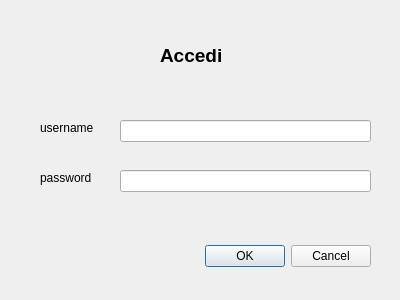
<?xml version="1.0" encoding="UTF-8"?>
<ui version="4.0">
 <class>Login</class>
 <widget class="QDialog" name="Login">
  <property name="geometry">
   <rect>
    <x>0</x>
    <y>0</y>
    <width>400</width>
    <height>300</height>
   </rect>
  </property>
  <property name="windowTitle">
   <string>Login</string>
  </property>
  <widget class="QDialogButtonBox" name="buttonBox">
   <property name="geometry">
    <rect>
     <x>30</x>
     <y>240</y>
     <width>341</width>
     <height>32</height>
    </rect>
   </property>
   <property name="orientation">
    <enum>Qt::Horizontal</enum>
   </property>
   <property name="standardButtons">
    <set>QDialogButtonBox::Cancel|QDialogButtonBox::Ok</set>
   </property>
  </widget>
  <widget class="QLabel" name="label">
   <property name="geometry">
    <rect>
     <x>160</x>
     <y>30</y>
     <width>111</width>
     <height>51</height>
    </rect>
   </property>
   <property name="font">
    <font>
     <pointsize>14</pointsize>
     <weight>75</weight>
     <bold>true</bold>
    </font>
   </property>
   <property name="text">
    <string>Accedi</string>
   </property>
  </widget>
  <widget class="QLabel" name="label_2">
   <property name="geometry">
    <rect>
     <x>40</x>
     <y>120</y>
     <width>71</width>
     <height>16</height>
    </rect>
   </property>
   <property name="text">
    <string>username</string>
   </property>
  </widget>
  <widget class="QLabel" name="label_3">
   <property name="geometry">
    <rect>
     <x>40</x>
     <y>170</y>
     <width>71</width>
     <height>16</height>
    </rect>
   </property>
   <property name="text">
    <string>password</string>
   </property>
  </widget>
  <widget class="QLineEdit" name="lineEdit">
   <property name="geometry">
    <rect>
     <x>120</x>
     <y>120</y>
     <width>251</width>
     <height>22</height>
    </rect>
   </property>
  </widget>
  <widget class="QLineEdit" name="lineEdit_2">
   <property name="geometry">
    <rect>
     <x>120</x>
     <y>170</y>
     <width>251</width>
     <height>22</height>
    </rect>
   </property>
  </widget>
 </widget>
 <resources/>
 <connections>
  <connection>
   <sender>buttonBox</sender>
   <signal>accepted()</signal>
   <receiver>Login</receiver>
   <slot>accept()</slot>
   <hints>
    <hint type="sourcelabel">
     <x>248</x>
     <y>254</y>
    </hint>
    <hint type="destinationlabel">
     <x>157</x>
     <y>274</y>
    </hint>
   </hints>
  </connection>
  <connection>
   <sender>buttonBox</sender>
   <signal>rejected()</signal>
   <receiver>Login</receiver>
   <slot>reject()</slot>
   <hints>
    <hint type="sourcelabel">
     <x>316</x>
     <y>260</y>
    </hint>
    <hint type="destinationlabel">
     <x>286</x>
     <y>274</y>
    </hint>
   </hints>
  </connection>
 </connections>
</ui>
